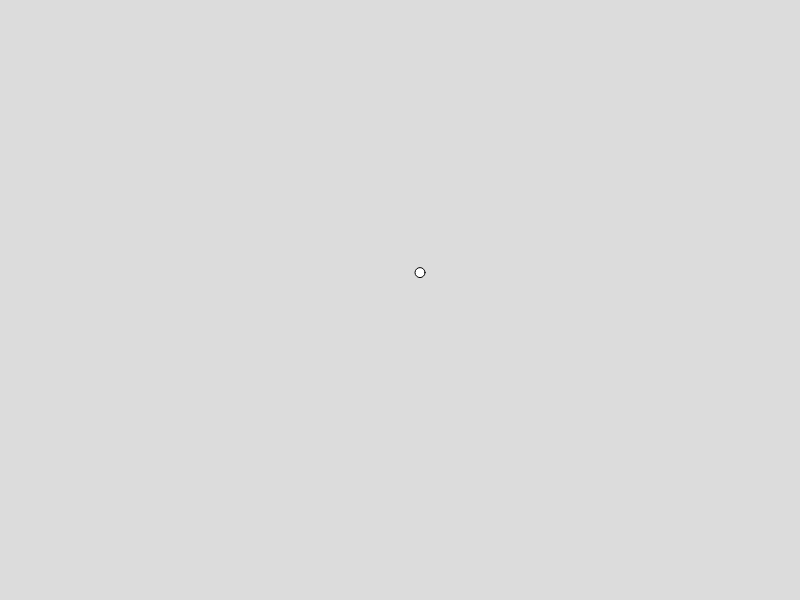
Frame 1 (no input)
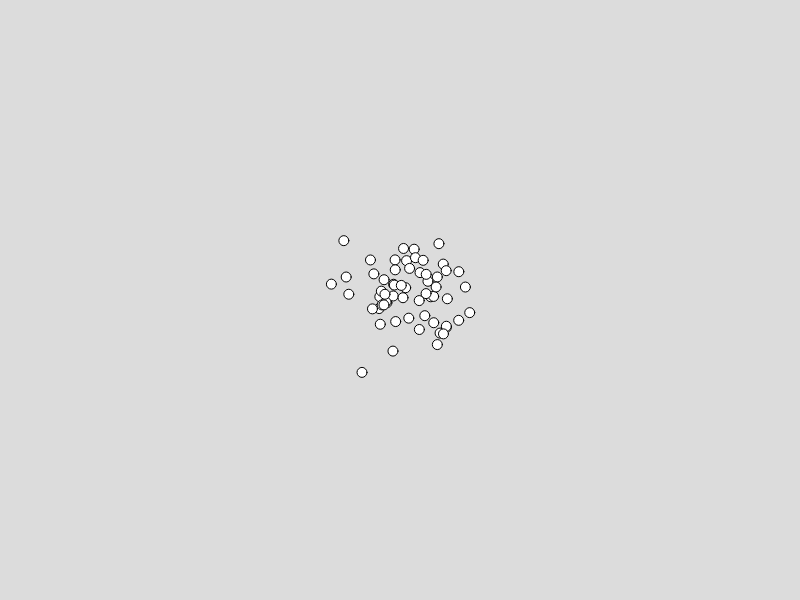
Frame 60 (no input)
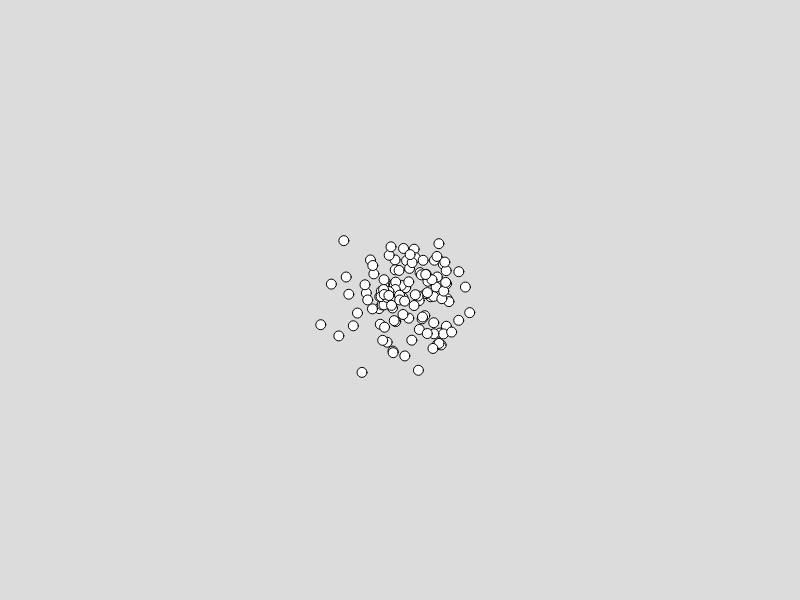
Frame 120 (the mouse pressed at the canvas centre since frame 60)

The p5.js sketch that drew these frames (run headless with seeded random() and noise() and a simulated clock; from frame 60 on, the mouse is pressed at the canvas centre):

// p5.js sketch
// ── sketch.js
let paint;

function setup() {
    createCanvas(800, 600);
    paint = new Paint();
    background(220);
}

function draw() {
    paint.frame();
    paint.show();
}

// ── spill.js
class Paint{
    constructor(){
        this.x = width / 2;
        this.y = height / 2;
    }

    frame(){
        let xGaussian = randomGaussian(width / 2, 30);
        let yGaussian = randomGaussian(height /2, 30);
        this.x = xGaussian;
        this.y = yGaussian;
    }

    show(){
        stroke(0);
        circle(this.x, this.y, 10);
    }
}
